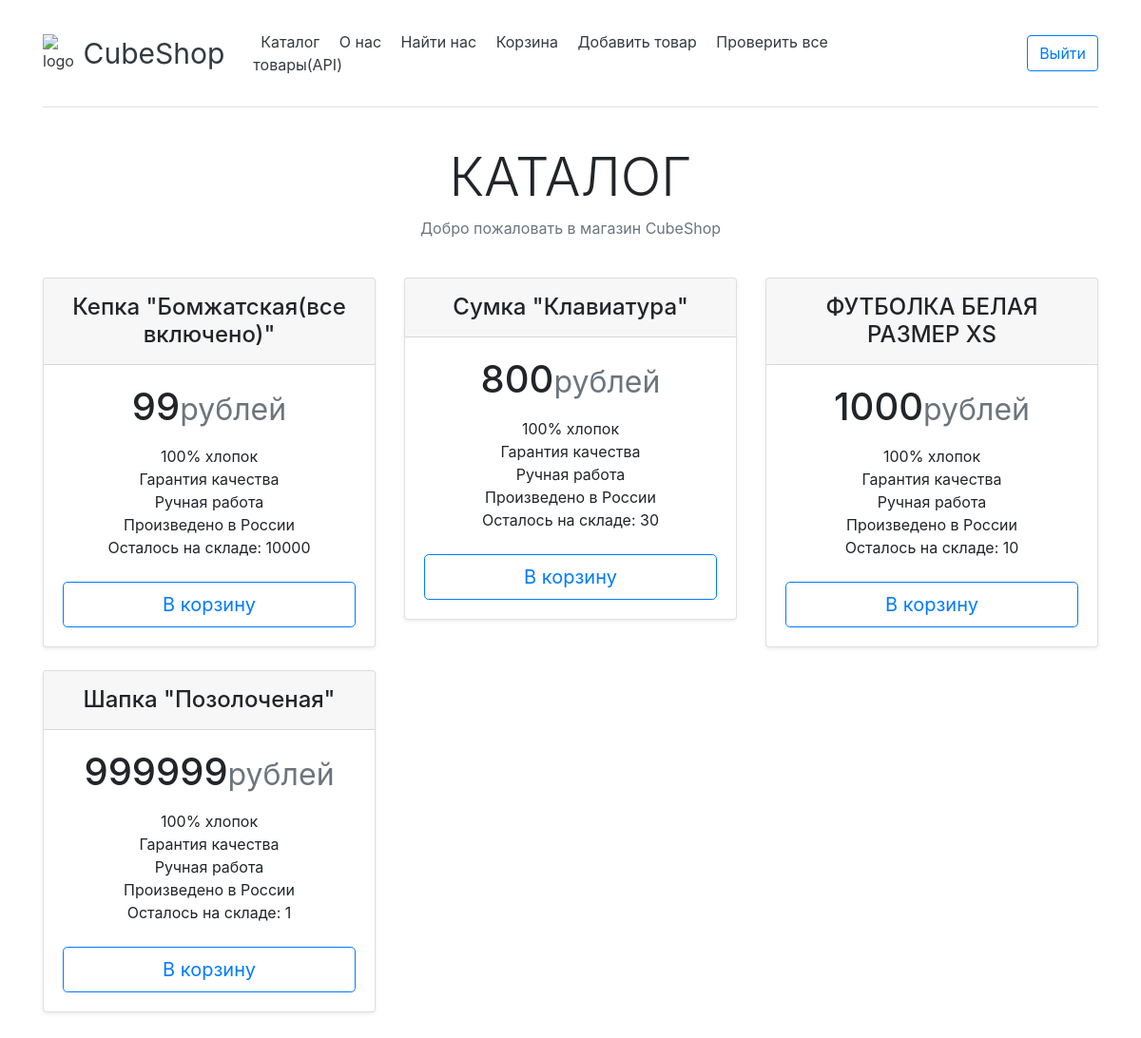
Page / (signed in) on the earlier database version.
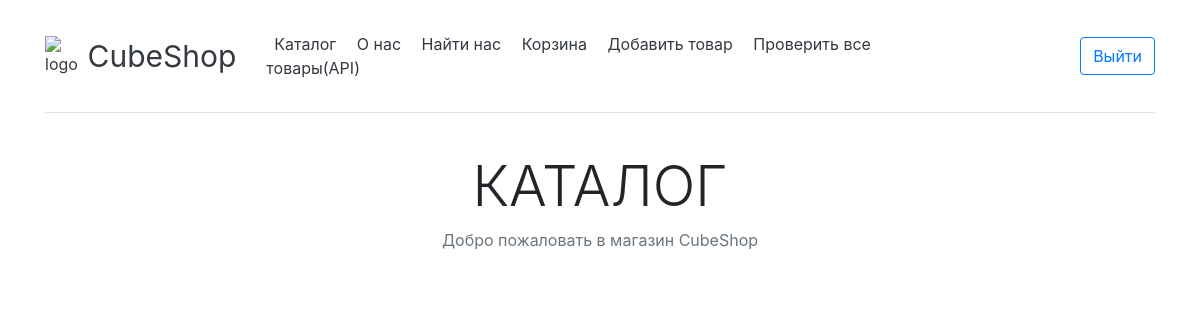
Same page on the later database version.
### data/products.py (models this page shows)
class Items(SqlAlchemyBase, SerializerMixin):
    __tablename__ = 'item'
    id = sqlalchemy.Column(sqlalchemy.Integer,
                           primary_key=True, autoincrement=True)
    title = sqlalchemy.Column(sqlalchemy.String, nullable=True)
    price = sqlalchemy.Column(sqlalchemy.Integer, nullable=True)
    rest = sqlalchemy.Column(sqlalchemy.Integer, nullable=True)

### main.py (the view)
@app.route('/')
def home():
    items = Item.query.order_by(Item.price).all()
    return render_template('home.html', data=items)

### db_session.py (called while the page is built)
def create_session() -> Session:
    global __factory
    return __factory()

### main.py (called while the page is built)
@login_manager.user_loader
def load_user(user_id):
    db_sess = db_session.create_session()
    return db_sess.query(User).get(user_id)

### templates/home.html (shortened to what this page needs)
{% extends 'super.html' %}
{% block body %}
 <div class="pricing-header p-3 pb-md-4 mx-auto text-center">
    <h1 class="display-4 fw-normal">КАТАЛОГ</h1>
    <p class="fs-5 text-muted">Добро пожаловать в магазин CubeShop</p>
  </div>
    <div class="row row-cols-1 row-cols-md-3 mb-3 text-center">
      {% for i in data %}
      {% if i.rest > 0 %}
 <div class="col">
        <div class="card mb-4 rounded-3 shadow-sm">
          <div class="card-header py-3">
            <h4 class="my-0 fw-normal">{{ i.title }}</h4>
          </div>
          <div class="card-body">
            <h1 class="card-title pricing-card-title">{{ i.price }}<small class="text-muted fw-light">рублей</small></h1>
            <ul class="list-unstyled mt-3 mb-4">
              <li>100% хлопок</li>
              <li>Гарантия качества</li>
              <li>Ручная работа</li>
              <li>Произведено в России</li>
              <li>Осталось на складе: {{ i.rest }}</li>
            </ul>
            {% if current_user.is_authenticated %}
            <a href="/shopping_add/{{ i.id }}" class="w-100 btn btn-lg btn-outline-primary">В корзину</a>
            {% endif %}
          </div>
        </div>
</div>
       {% endif %}
      {% endfor %}
</div>
{% endblock %}

### templates/super.html (shortened to what this page needs)
<!doctype html>
<html lang="en">
<head>
  <link rel="stylesheet" href="https://stackpath.bootstrapcdn.com/bootstrap/4.5.2/css/bootstrap.min.css">
  <link rel="stylesheet"
          href="https://stackpath.bootstrapcdn.com/bootstrap/4.4.1/css/bootstrap.min.css"
>
</head>
<body>
  <div class="container py-3">
    <header class="d-flex flex-column flex-md-row align-items-center pb-3 mb-4 border-bottom">
      <a href="/" class="d-flex align-items-center text-dark text-decoration-none">
        <img  src="https://gou619.kalin.gov.spb.ru/assets/images/news/2020_06/cropped-cube-logo-4.png" style="max-height: 60px;" alt="logo">
        <span class="fs-4" style="font-size: 30px">CubeShop</span>
      </a>
      <nav class="my-3 my-md-o mr-md-3" style="margin-left: 30px">
        <a class="p-2 text-dark" href="/">Каталог</a>
        <a class="p-2 text-dark" href="/about">О нас</a>
        <a class="p-2 text-dark" href="/where">Найти нас</a>
        {% if current_user.is_authenticated %}
        <a class="p-2 text-dark" href="/shopping">Корзина</a>
        {% endif %}
        {% if current_user.is_authenticated %}
        {% if current_user.admin %}
        <a class="p-2 text-dark" href="/make">Добавить товар</a>
        <a class="p-2 text-dark" href="/api/products">Проверить все товары(API)</a>
        {% endif %}
        {% endif %}
      </nav>
      {% if not current_user.is_authenticated %}
      <a class="btn btn-outline-primary" href="login" style="margin-left: 435px">Войти</a>
      {% else %}
      {% if current_user.admin %}
      <a class="btn btn-outline-primary" href="logout" style="margin-left: 110px">Выйти</a>
      {% else %}
      <a class="btn btn-outline-primary" href="logout" style="margin-left: 465px">Выйти</a>
      {% endif %}
      {% endif %}
    </header>
    {% block body %}{% endblock %}
  </div>
</body>
</html>

Differences in the rows shown:
removed Items: title "Кепка \"Бомжатская(все включено)\"", price "99", rest "10000"
removed Items: title "Сумка \"Клавиатура\"", price "800", rest "30"
removed Items: title "ФУТБОЛКА БЕЛАЯ РАЗМЕР XS", price "1000", rest "10"
removed Items: title "Шапка \"Позолоченая\"", price "999999", rest "1"
